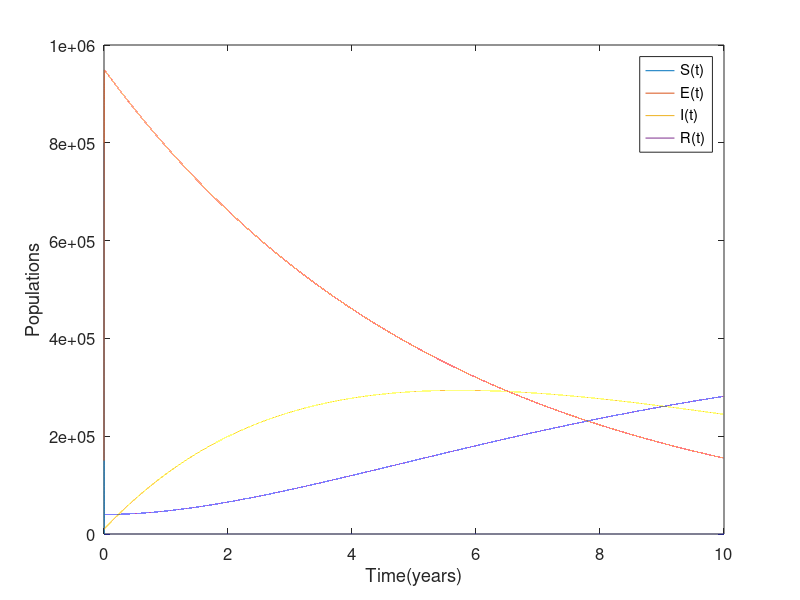

Here is the MATLAB script that generated this plot:
% It calculates SEIR Model using Runge-Kutta 4th order method
% Authour by: Sowole Oladimeji Samuel, African Institute for Mathematical Sciences, Senegal.
% Date 11/06/2018.
clc;                                   % Clears the screen
clear all;

%%%% specifying Parameters used %%%%
 b = 0.0534; beta = 0.09091; sigma = 0.00; mu =  0.03835; gamma = 0.125;  alpha = 0.14286;                              % step size
h= 0.0001;  tfinal = 10;
N = ceil(tfinal/h)                           % Calculates upto y(10000) ceil(tfinal/h)

                               % initial condition
f1 = @(t,S, E, I,R) b - (beta*I + (mu))* S;      % change the function as you desire
f2 = @ (t, S,E,I,R)  (beta * S * I ) - (mu + alpha + sigma  )*E
f3 = @ (t, S,E,I,R)  (alpha * E)  - (mu + gamma )*I
f4 = @ (t, S,E,I,R)  (gamma * I) + (sigma*E) - (mu*R)  
% initial conditions
t(1)=0; S(1) = S0 = 800000;  E(1)= E0 = 150000; I(1)=I0=10000; R(1) =R0 =40000;
%step size
for i=1:N;  % update loop
%update time
t(i+1) = t(i) + h; 

 %%%%% Stage One %%%%%
    
 K1S = f1( t(i) ,  S(i),  E(i),  I(i),  R(i)   );
 K1E = f2( t(i) ,  S(i) ,  E(i) , I(i) ,  R(i) );
 K1I = f3( t(i) , S(i) , E(i) , I(i) , R(i) );
 K1R = f4( t(i) , S(i) , E(i) , I(i) , R(i) );
 %%%%% Stage Two %%%%%%
 K2S = f1( t(i) + 0.5*h,   S(i) + 0.5*h*K1S,   E(i) +  0.5*h*K1E,   I(i) + 0.5*h* K1I ,   R(i) + 0.5*h* K1R );
 K2E = f2( t(i) + 0.5*h,   S(i) + 0.5*h*K1S,   E(i) +  0.5*h*K1E,   I(i) + 0.5*h* K1I ,   R(i) + 0.5*h* K1R );
 K2I = f3( t(i) + 0.5*h,   S(i) + 0.5*h*K1S,   E(i) +  0.5*h*K1E,   I(i) + 0.5*h* K1I ,   R(i) + 0.5*h* K1R );
 K2R = f4( t(i) + 0.5*h,   S(i) + 0.5*h*K1S,   E(i) +  0.5*h*K1E,   I(i) + 0.5*h* K1I ,   R(i) + 0.5*h* K1R );

     %%%%% Stage Three %%%%%
 K3S = f1( t(i) + 0.5*h,   S(i) + 0.5*h*K2S,   E(i) +  0.5*h*K2E,   I(i) + 0.5*h* K2I ,   R(i) + 0.5*h* K2R );
 K3E = f2( t(i) + 0.5*h,   S(i) + 0.5*h*K2S,   E(i) +  0.5*h*K2E,   I(i) + 0.5*h* K2I ,   R(i) + 0.5*h* K2R );
 K3I = f3( t(i) + 0.5*h,   S(i) + 0.5*h*K2S,   E(i) +  0.5*h*K2E,   I(i) + 0.5*h* K2I ,   R(i) + 0.5*h* K2R );
 K3R = f4( t(i) + 0.5*h,   S(i) + 0.5*h*K2S,   E(i) +  0.5*h*K2E,   I(i) + 0.5*h* K2I ,   R(i) + 0.5*h* K2R );
 %%%%%  Stage Four %%%%%
 K4S = f1( t(i) + h,   S(i) + h*K3S,   E(i) +  h*K3E,   I(i) + h* K3I ,   R(i) + h*K3R );
 K4E = f2( t(i) + h,   S(i) + h*K3S,   E(i) +  h*K3E,   I(i) + h* K3I ,   R(i) +  h*K3R );  
 K4I = f3( t(i) + h,   S(i) + h*K3S,   E(i) +  h*K3E,   I(i) + h* K3I ,   R(i) +  h*K3R ); 
 K4R = f4( t(i) + h,   S(i) + h*K3S,   E(i) +  h*K3E,   I(i) +h* K3I ,   R(i) +  h*K3R );   
    
     %%%%% Now, the main equations %%%%%
     
    S(i+1) = S(i) + (1/6)*(K1S+ 2*K2S+2*K3S+K4S )*h;  
    E(i+1)  = E(i) + (1/6)*(K1E+2*K2E+2*K3E+K4E)*h; 
    I(i+1) = I(i) + (1/6)*(K1I+2*K2I+2*K3I+K4I)*h;
    R(i+1) = R(i) + (1/6)*(K1R+2*K2R+2*K3R+K4R)*h;
    %S(i+1)
    %E(i+1)
 
    
end

%plot the solutions
%figure(1); clf(1)
%plot(t,S)

%hold on
%plot(t,E)

%plot(t,I)
%plot(t,R)


%legend('S(t)')
%legend('E(t)')
%legend('I(t)')
%legend('R(t)')

%  The function to plots all together
plot(t,S,t,E,t,I,t,R)
legend('S(t)', 'E(t)', 'I(t)', 'R(t)')
xlabel('Time(years)')
ylabel('Populations')
set(gca, 'Fontsize', 12)
